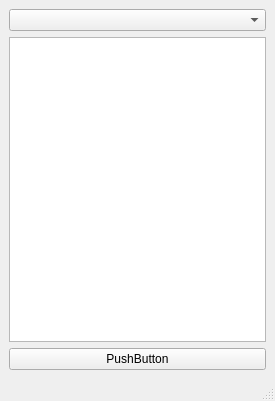
<?xml version="1.0" encoding="UTF-8"?>
<ui version="4.0">
 <class>MainWindow</class>
 <widget class="QMainWindow" name="MainWindow">
  <property name="geometry">
   <rect>
    <x>0</x>
    <y>0</y>
    <width>275</width>
    <height>401</height>
   </rect>
  </property>
  <property name="windowTitle">
   <string>MainWindow</string>
  </property>
  <widget class="QWidget" name="centralwidget">
   <layout class="QVBoxLayout" name="verticalLayout_2">
    <item>
     <layout class="QVBoxLayout" name="verticalLayout">
      <item>
       <widget class="QComboBox" name="comboBox"/>
      </item>
      <item>
       <widget class="QListWidget" name="listWidget"/>
      </item>
      <item>
       <widget class="QPushButton" name="pushButton">
        <property name="text">
         <string>PushButton</string>
        </property>
       </widget>
      </item>
     </layout>
    </item>
   </layout>
  </widget>
  <widget class="QMenuBar" name="menubar">
   <property name="geometry">
    <rect>
     <x>0</x>
     <y>0</y>
     <width>275</width>
     <height>21</height>
    </rect>
   </property>
  </widget>
  <widget class="QStatusBar" name="statusbar"/>
 </widget>
 <resources/>
 <connections/>
</ui>
